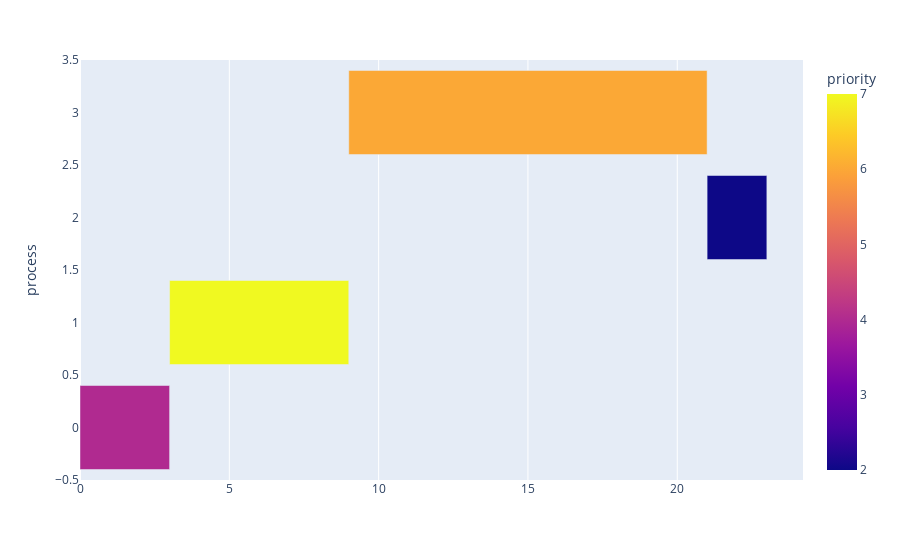

The notebook cell this image was saved under:
### Markdown cell above
Finally test the priority scheduler

### Code cell
# run kernel with FCFS scheduling algorithm
op.kernel(s.priority_scheduler)

# read CPU data from kernel run
df = pd.read_csv('results.csv')
df.head()

# use Prof. Al Madi's code to plot
fig = px.timeline(df, x_start='start', x_end='finish', y='process', color='priority')
df['delta'] = df['finish'] - df['start']
fig.layout.xaxis.type = 'linear'
fig.data[0].x = df.delta.tolist()
fig.show()

### Figure 1 — Plotly figure (JSON) as saved in the notebook; plotly's stock layout.template omitted (floating-point values rounded to 4 significant figures)
{"data": [{"alignmentgroup": "True", "base": [0, 3, 9, 21], "hovertemplate": "start=%{base}<br>finish=%{x}<br>process=%{y}<br>priority=%{marker.color}<extra></extra>", "legendgroup": "", "marker": {"color": [4, 7, 6, 2], "coloraxis": "coloraxis"}, "name": "", "offsetgroup": "", "orientation": "h", "showlegend": false, "textposition": "auto", "type": "bar", "x": [3, 6, 12, 2], "xaxis": "x", "y": [0, 1, 3, 2], "yaxis": "y"}], "layout": {"barmode": "overlay", "coloraxis": {"colorbar": {"title": {"text": "priority"}}, "colorscale": [[0, "#0d0887"], [0.1111, "#46039f"], [0.2222, "#7201a8"], [0.3333, "#9c179e"], [0.4444, "#bd3786"], [0.5556, "#d8576b"], [0.6667, "#ed7953"], [0.7778, "#fb9f3a"], [0.8889, "#fdca26"], [1, "#f0f921"]]}, "legend": {"tracegroupgap": 0}, "margin": {"t": 60}, "xaxis": {"anchor": "y", "domain": [0, 1], "type": "linear"}, "yaxis": {"anchor": "x", "domain": [0, 1], "title": {"text": "process"}}}}
